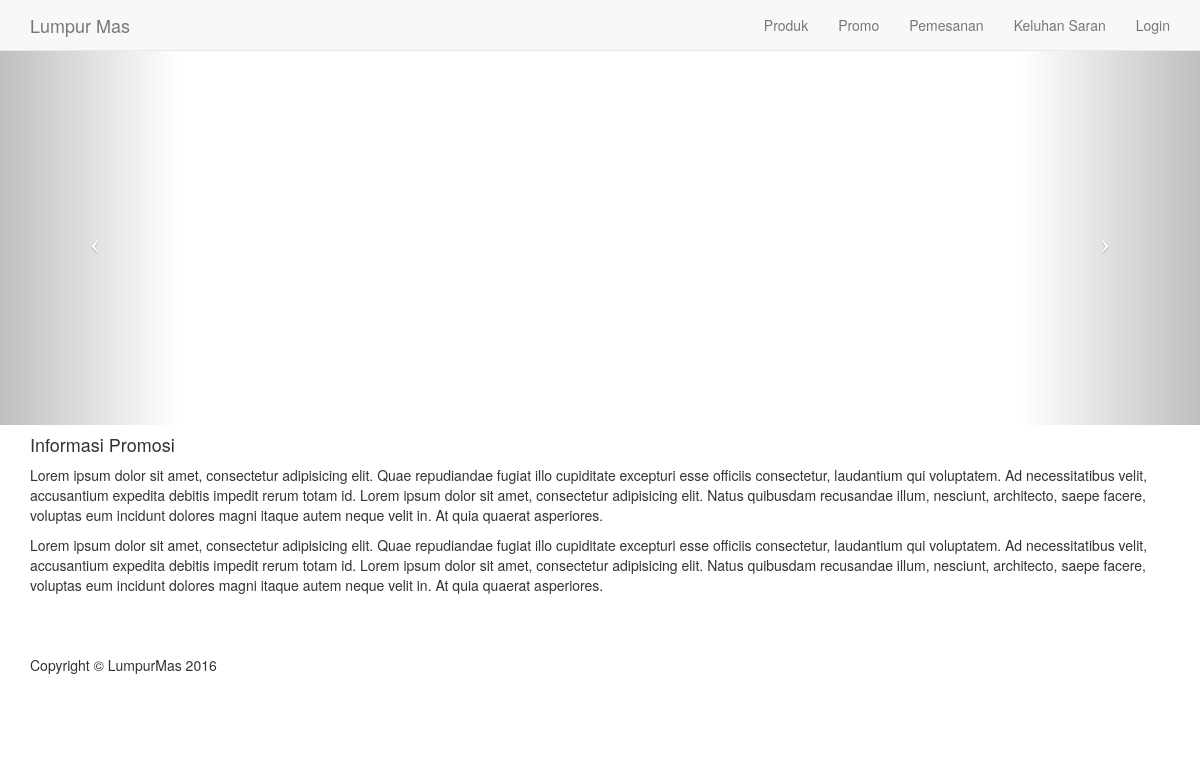
The page /halaman/promosi/index.php on the database as committed earlier.
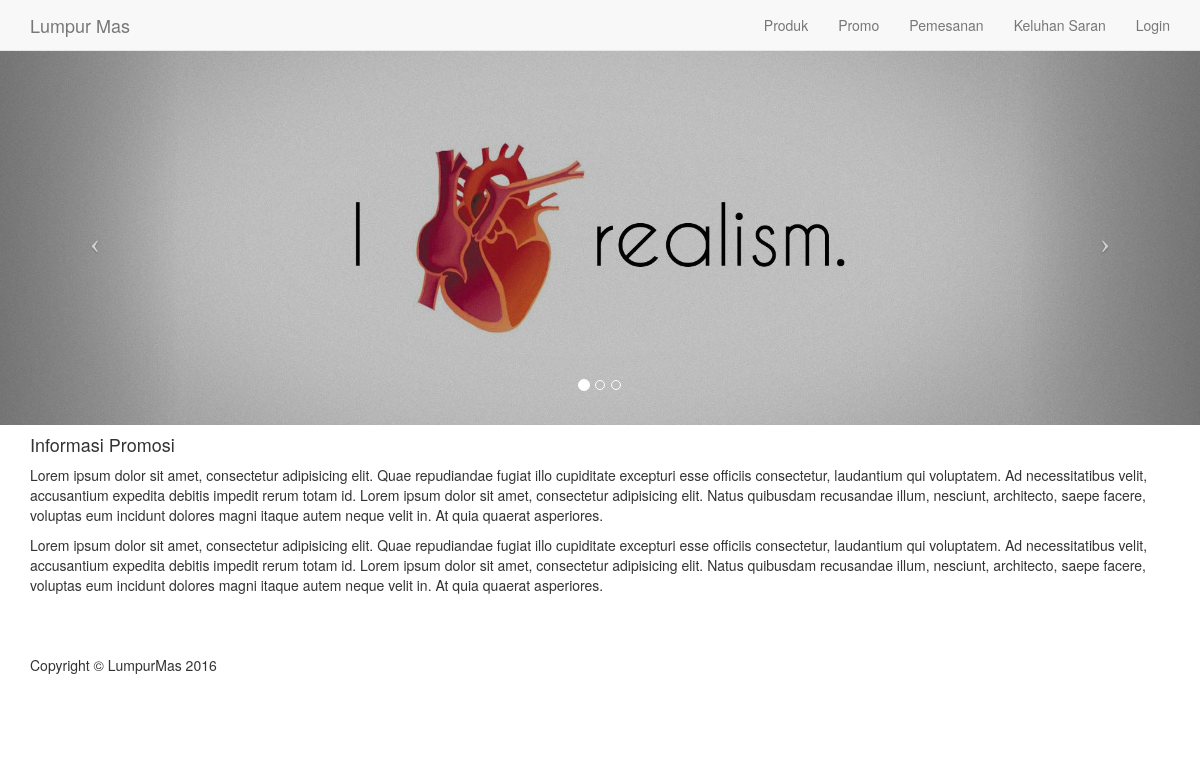
The same page on the database as committed later.
### tables this page shows
CREATE TABLE IF NOT EXISTS `promosi` (
  `id_promosi` int(11) NOT NULL AUTO_INCREMENT,
  `status` char(1) DEFAULT 'Y',
  `url` varchar(100) DEFAULT 'default.jpg',
  `id_pegawai` int(11) DEFAULT NULL,
  PRIMARY KEY (`id_promosi`),
  KEY `constratint_id_pegawai` (`id_pegawai`)
);

### halaman/promosi/index.php (the view, shortened to what this page needs)
<?php
    include '../../koneksi/koneksi.php';
    include '../navbar.php';
?>
<!DOCTYPE html>
<html>
<head>
    <link href="../../bootstrap/bootstrap/css/bootstrap.min.css" rel="stylesheet">
    <link href="../../bootstrap/bootstrap/css/modern-business.css" rel="stylesheet">
    <link href="../../bootstrap/bootstrap/font-awesome/css/font-awesome.min.css" rel="stylesheet" type="text/css">
</head>
<body>
    <header id="myCarousel" class="carousel slide">
        <ol class="carousel-indicators">
            <li data-target="#myCarousel" data-slide-to="0" class="active"></li>
            <li data-target="#myCarousel" data-slide-to="1"></li>
            <li data-target="#myCarousel" data-slide-to="2"></li>
        </ol>
        <div class="carousel-inner">
            <?php
            $sql = "SELECT url FROM promosi WHERE status='Y' LIMIT 3";
            $stmt = $db->prepare($sql);
            $stmt->execute();
            $stmt->bind_result($url);
            $no = 1;
            while ($stmt->fetch()) {
                if ($no == 1) {
                   ?>
                    <div class="item active">
                        <div class="fill" style="background-image:url('../../asset/gambar/promosi/<?php echo $url; ?>');"></div>
                        <div class="carousel-caption">
                        </div>
                    </div>
                   <?php
                }else if ($no > 1) {
                    ?>
                    <div class="item">
                        <div class="fill" style="background-image:url('../../asset/gambar/promosi/<?php echo $url; ?>');"></div>
                        <div class="carousel-caption">
                            <h2></h2>
                        </div>
                    </div>
                   <?php
                }
                $no++;
            } ?>
        </div>
        <a class="left carousel-control" href="#myCarousel" data-slide="prev">
            <span class="icon-prev"></span>
        </a>
        <a class="right carousel-control" href="#myCarousel" data-slide="next">
            <span class="icon-next"></span>
        </a>
    </header>
    <div class="container">
        <div class="row">
            <div class="col-lg-12">
                <div id="myTabContent" class="tab-content">
                    <div class="tab-pane fade active in" id="service-one">
                        <h4>Informasi Promosi</h4>
                        <p>Lorem ipsum dolor sit amet, consectetur adipisicing elit. Quae repudiandae fugiat illo cupiditate excepturi esse officiis consectetur, laudantium qui voluptatem. Ad necessitatibus velit, accusantium expedita debitis impedit rerum totam id. Lorem ipsum dolor sit amet, consectetur adipisicing elit. Natus quibusdam recusandae illum, nesciunt, architecto, saepe facere, voluptas eum incidunt dolores magni itaque autem neque velit in. At quia quaerat asperiores.</p>
                        <p>Lorem ipsum dolor sit amet, consectetur adipisicing elit. Quae repudiandae fugiat illo cupiditate excepturi esse officiis consectetur, laudantium qui voluptatem. Ad necessitatibus velit, accusantium expedita debitis impedit rerum totam id. Lorem ipsum dolor sit amet, consectetur adipisicing elit. Natus quibusdam recusandae illum, nesciunt, architecto, saepe facere, voluptas eum incidunt dolores magni itaque autem neque velit in. At quia quaerat asperiores.</p>
                    </div>
                </div>
            </div>
        </div>
        <footer>
            <div class="row">
                <div class="col-lg-12">
                    <p>Copyright &copy; LumpurMas 2016</p>
                </div>
            </div>
        </footer>
    </div>
</body>
</html>

Rows that differ between the two databases and show on the page:
added promosi: url (picture)
